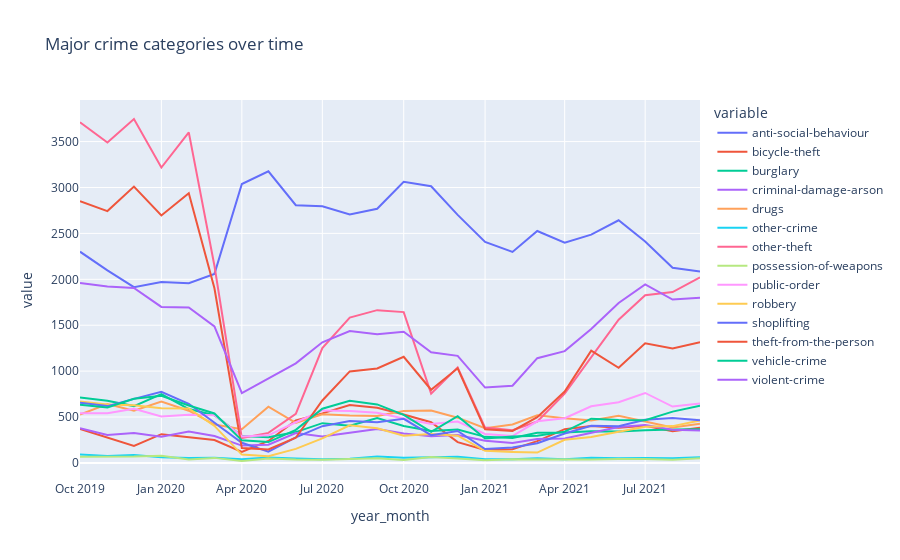

The notebook cell saved with this chart:
### Code cell
# Line plots
fig5 = px.line(crimes_by_month, x=crimes_by_month.index, y=list(crimes_by_month), title='Major crime categories over time')

fig5.show()

### Figure 1 — Plotly figure (JSON) as saved in the notebook; plotly's stock layout.template omitted (floating-point values rounded to 4 significant figures)
{"data": [{"hovertemplate": "variable=anti-social-behaviour<br>year_month=%{x}<br>value=%{y}<extra></extra>", "legendgroup": "anti-social-behaviour", "line": {"color": "#636efa", "dash": "solid"}, "marker": {"symbol": "circle"}, "mode": "lines", "name": "anti-social-behaviour", "orientation": "v", "showlegend": true, "type": "scatter", "x": ["2019-10", "2019-11", "2019-12", "2020-01", "2020-02", "2020-03", "2020-04", "2020-05", "2020-06", "2020-07", "2020-08", "2020-09", "2020-10", "2020-11", "2020-12", "2021-01", "2021-02", "2021-03", "2021-04", "2021-05", "2021-06", "2021-07", "2021-08", "2021-09"], "xaxis": "x", "y": [2301, 2097, 1914, 1970, 1957, 2059, 3038, 3176, 2807, 2796, 2706, 2768, 3062, 3014, 2702, 2407, 2298, 2526, 2398, 2486, 2643, 2412, 2126, 2086], "yaxis": "y"}, {"hovertemplate": "variable=bicycle-theft<br>year_month=%{x}<br>value=%{y}<extra></extra>", "legendgroup": "bicycle-theft", "line": {"color": "#EF553B", "dash": "solid"}, "marker": {"symbol": "circle"}, "mode": "lines", "name": "bicycle-theft", "orientation": "v", "showlegend": true, "type": "scatter", "x": ["2019-10", "2019-11", "2019-12", "2020-01", "2020-02", "2020-03", "2020-04", "2020-05", "2020-06", "2020-07", "2020-08", "2020-09", "2020-10", "2020-11", "2020-12", "2021-01", "2021-02", "2021-03", "2021-04", "2021-05", "2021-06", "2021-07", "2021-08", "2021-09"], "xaxis": "x", "y": [370, 280, 185, 313, 283, 249, 121, 239, 462, 540, 631, 600, 528, 443, 227, 140, 149, 237, 368, 401, 383, 405, 345, 382], "yaxis": "y"}, {"hovertemplate": "variable=burglary<br>year_month=%{x}<br>value=%{y}<extra></extra>", "legendgroup": "burglary", "line": {"color": "#00cc96", "dash": "solid"}, "marker": {"symbol": "circle"}, "mode": "lines", "name": "burglary", "orientation": "v", "showlegend": true, "type": "scatter", "x": ["2019-10", "2019-11", "2019-12", "2020-01", "2020-02", "2020-03", "2020-04", "2020-05", "2020-06", "2020-07", "2020-08", "2020-09", "2020-10", "2020-11", "2020-12", "2021-01", "2021-02", "2021-03", "2021-04", "2021-05", "2021-06", "2021-07", "2021-08", "2021-09"], "xaxis": "x", "y": [712, 677, 619, 749, 587, 520, 294, 280, 336, 433, 406, 488, 402, 347, 364, 284, 271, 328, 332, 344, 343, 357, 363, 366], "yaxis": "y"}, {"hovertemplate": "variable=criminal-damage-arson<br>year_month=%{x}<br>value=%{y}<extra></extra>", "legendgroup": "criminal-damage-arson", "line": {"color": "#ab63fa", "dash": "solid"}, "marker": {"symbol": "circle"}, "mode": "lines", "name": "criminal-damage-arson", "orientation": "v", "showlegend": true, "type": "scatter", "x": ["2019-10", "2019-11", "2019-12", "2020-01", "2020-02", "2020-03", "2020-04", "2020-05", "2020-06", "2020-07", "2020-08", "2020-09", "2020-10", "2020-11", "2020-12", "2021-01", "2021-02", "2021-03", "2021-04", "2021-05", "2021-06", "2021-07", "2021-08", "2021-09"], "xaxis": "x", "y": [379, 304, 325, 284, 341, 293, 189, 199, 326, 288, 328, 369, 320, 290, 305, 242, 218, 260, 267, 326, 391, 412, 361, 352], "yaxis": "y"}, {"hovertemplate": "variable=drugs<br>year_month=%{x}<br>value=%{y}<extra></extra>", "legendgroup": "drugs", "line": {"color": "#FFA15A", "dash": "solid"}, "marker": {"symbol": "circle"}, "mode": "lines", "name": "drugs", "orientation": "v", "showlegend": true, "type": "scatter", "x": ["2019-10", "2019-11", "2019-12", "2020-01", "2020-02", "2020-03", "2020-04", "2020-05", "2020-06", "2020-07", "2020-08", "2020-09", "2020-10", "2020-11", "2020-12", "2021-01", "2021-02", "2021-03", "2021-04", "2021-05", "2021-06", "2021-07", "2021-08", "2021-09"], "xaxis": "x", "y": [528, 642, 570, 668, 569, 418, 368, 613, 437, 530, 516, 510, 565, 570, 493, 379, 419, 519, 487, 463, 514, 451, 385, 426], "yaxis": "y"}, {"hovertemplate": "variable=other-crime<br>year_month=%{x}<br>value=%{y}<extra></extra>", "legendgroup": "other-crime", "line": {"color": "#19d3f3", "dash": "solid"}, "marker": {"symbol": "circle"}, "mode": "lines", "name": "other-crime", "orientation": "v", "showlegend": true, "type": "scatter", "x": ["2019-10", "2019-11", "2019-12", "2020-01", "2020-02", "2020-03", "2020-04", "2020-05", "2020-06", "2020-07", "2020-08", "2020-09", "2020-10", "2020-11", "2020-12", "2021-01", "2021-02", "2021-03", "2021-04", "2021-05", "2021-06", "2021-07", "2021-08", "2021-09"], "xaxis": "x", "y": [92, 76, 86, 62, 55, 56, 40, 59, 48, 40, 45, 71, 57, 62, 66, 41, 40, 50, 40, 57, 50, 54, 52, 62], "yaxis": "y"}, {"hovertemplate": "variable=other-theft<br>year_month=%{x}<br>value=%{y}<extra></extra>", "legendgroup": "other-theft", "line": {"color": "#FF6692", "dash": "solid"}, "marker": {"symbol": "circle"}, "mode": "lines", "name": "other-theft", "orientation": "v", "showlegend": true, "type": "scatter", "x": ["2019-10", "2019-11", "2019-12", "2020-01", "2020-02", "2020-03", "2020-04", "2020-05", "2020-06", "2020-07", "2020-08", "2020-09", "2020-10", "2020-11", "2020-12", "2021-01", "2021-02", "2021-03", "2021-04", "2021-05", "2021-06", "2021-07", "2021-08", "2021-09"], "xaxis": "x", "y": [3710, 3490, 3746, 3217, 3600, 2148, 271, 327, 535, 1251, 1583, 1664, 1643, 755, 1041, 385, 356, 451, 755, 1145, 1560, 1826, 1861, 2020], "yaxis": "y"}, {"hovertemplate": "variable=possession-of-weapons<br>year_month=%{x}<br>value=%{y}<extra></extra>", "legendgroup": "possession-of-weapons", "line": {"color": "#B6E880", "dash": "solid"}, "marker": {"symbol": "circle"}, "mode": "lines", "name": "possession-of-weapons", "orientation": "v", "showlegend": true, "type": "scatter", "x": ["2019-10", "2019-11", "2019-12", "2020-01", "2020-02", "2020-03", "2020-04", "2020-05", "2020-06", "2020-07", "2020-08", "2020-09", "2020-10", "2020-11", "2020-12", "2021-01", "2021-02", "2021-03", "2021-04", "2021-05", "2021-06", "2021-07", "2021-08", "2021-09"], "xaxis": "x", "y": [67, 67, 70, 79, 38, 55, 21, 48, 36, 35, 46, 51, 33, 65, 49, 29, 39, 38, 31, 38, 42, 43, 35, 50], "yaxis": "y"}, {"hovertemplate": "variable=public-order<br>year_month=%{x}<br>value=%{y}<extra></extra>", "legendgroup": "public-order", "line": {"color": "#FF97FF", "dash": "solid"}, "marker": {"symbol": "circle"}, "mode": "lines", "name": "public-order", "orientation": "v", "showlegend": true, "type": "scatter", "x": ["2019-10", "2019-11", "2019-12", "2020-01", "2020-02", "2020-03", "2020-04", "2020-05", "2020-06", "2020-07", "2020-08", "2020-09", "2020-10", "2020-11", "2020-12", "2021-01", "2021-02", "2021-03", "2021-04", "2021-05", "2021-06", "2021-07", "2021-08", "2021-09"], "xaxis": "x", "y": [541, 541, 590, 507, 524, 519, 289, 301, 443, 572, 566, 546, 483, 425, 450, 316, 293, 453, 487, 617, 661, 762, 614, 647], "yaxis": "y"}, {"hovertemplate": "variable=robbery<br>year_month=%{x}<br>value=%{y}<extra></extra>", "legendgroup": "robbery", "line": {"color": "#FECB52", "dash": "solid"}, "marker": {"symbol": "circle"}, "mode": "lines", "name": "robbery", "orientation": "v", "showlegend": true, "type": "scatter", "x": ["2019-10", "2019-11", "2019-12", "2020-01", "2020-02", "2020-03", "2020-04", "2020-05", "2020-06", "2020-07", "2020-08", "2020-09", "2020-10", "2020-11", "2020-12", "2021-01", "2021-02", "2021-03", "2021-04", "2021-05", "2021-06", "2021-07", "2021-08", "2021-09"], "xaxis": "x", "y": [669, 636, 627, 596, 594, 403, 91, 74, 153, 268, 410, 378, 296, 314, 297, 132, 119, 113, 252, 283, 340, 393, 401, 463], "yaxis": "y"}, {"hovertemplate": "variable=shoplifting<br>year_month=%{x}<br>value=%{y}<extra></extra>", "legendgroup": "shoplifting", "line": {"color": "#636efa", "dash": "solid"}, "marker": {"symbol": "circle"}, "mode": "lines", "name": "shoplifting", "orientation": "v", "showlegend": true, "type": "scatter", "x": ["2019-10", "2019-11", "2019-12", "2020-01", "2020-02", "2020-03", "2020-04", "2020-05", "2020-06", "2020-07", "2020-08", "2020-09", "2020-10", "2020-11", "2020-12", "2021-01", "2021-02", "2021-03", "2021-04", "2021-05", "2021-06", "2021-07", "2021-08", "2021-09"], "xaxis": "x", "y": [656, 619, 698, 774, 644, 441, 220, 123, 279, 400, 456, 442, 480, 302, 348, 151, 168, 215, 321, 405, 399, 470, 490, 464], "yaxis": "y"}, {"hovertemplate": "variable=theft-from-the-person<br>year_month=%{x}<br>value=%{y}<extra></extra>", "legendgroup": "theft-from-the-person", "line": {"color": "#EF553B", "dash": "solid"}, "marker": {"symbol": "circle"}, "mode": "lines", "name": "theft-from-the-person", "orientation": "v", "showlegend": true, "type": "scatter", "x": ["2019-10", "2019-11", "2019-12", "2020-01", "2020-02", "2020-03", "2020-04", "2020-05", "2020-06", "2020-07", "2020-08", "2020-09", "2020-10", "2020-11", "2020-12", "2021-01", "2021-02", "2021-03", "2021-04", "2021-05", "2021-06", "2021-07", "2021-08", "2021-09"], "xaxis": "x", "y": [2851, 2743, 3010, 2695, 2938, 1903, 162, 146, 274, 680, 997, 1029, 1156, 797, 1031, 366, 349, 498, 778, 1223, 1036, 1303, 1247, 1316], "yaxis": "y"}, {"hovertemplate": "variable=vehicle-crime<br>year_month=%{x}<br>value=%{y}<extra></extra>", "legendgroup": "vehicle-crime", "line": {"color": "#00cc96", "dash": "solid"}, "marker": {"symbol": "circle"}, "mode": "lines", "name": "vehicle-crime", "orientation": "v", "showlegend": true, "type": "scatter", "x": ["2019-10", "2019-11", "2019-12", "2020-01", "2020-02", "2020-03", "2020-04", "2020-05", "2020-06", "2020-07", "2020-08", "2020-09", "2020-10", "2020-11", "2020-12", "2021-01", "2021-02", "2021-03", "2021-04", "2021-05", "2021-06", "2021-07", "2021-08", "2021-09"], "xaxis": "x", "y": [633, 605, 699, 731, 626, 539, 246, 227, 360, 591, 676, 637, 523, 338, 510, 267, 288, 297, 341, 482, 468, 465, 559, 623], "yaxis": "y"}, {"hovertemplate": "variable=violent-crime<br>year_month=%{x}<br>value=%{y}<extra></extra>", "legendgroup": "violent-crime", "line": {"color": "#ab63fa", "dash": "solid"}, "marker": {"symbol": "circle"}, "mode": "lines", "name": "violent-crime", "orientation": "v", "showlegend": true, "type": "scatter", "x": ["2019-10", "2019-11", "2019-12", "2020-01", "2020-02", "2020-03", "2020-04", "2020-05", "2020-06", "2020-07", "2020-08", "2020-09", "2020-10", "2020-11", "2020-12", "2021-01", "2021-02", "2021-03", "2021-04", "2021-05", "2021-06", "2021-07", "2021-08", "2021-09"], "xaxis": "x", "y": [1961, 1921, 1906, 1699, 1693, 1487, 761, 918, 1084, 1314, 1437, 1401, 1428, 1205, 1166, 821, 841, 1141, 1218, 1459, 1742, 1944, 1779, 1799], "yaxis": "y"}], "layout": {"legend": {"title": {"text": "variable"}, "tracegroupgap": 0}, "title": {"text": "Major crime categories over time"}, "xaxis": {"anchor": "y", "domain": [0, 1], "title": {"text": "year_month"}}, "yaxis": {"anchor": "x", "domain": [0, 1], "title": {"text": "value"}}}}
